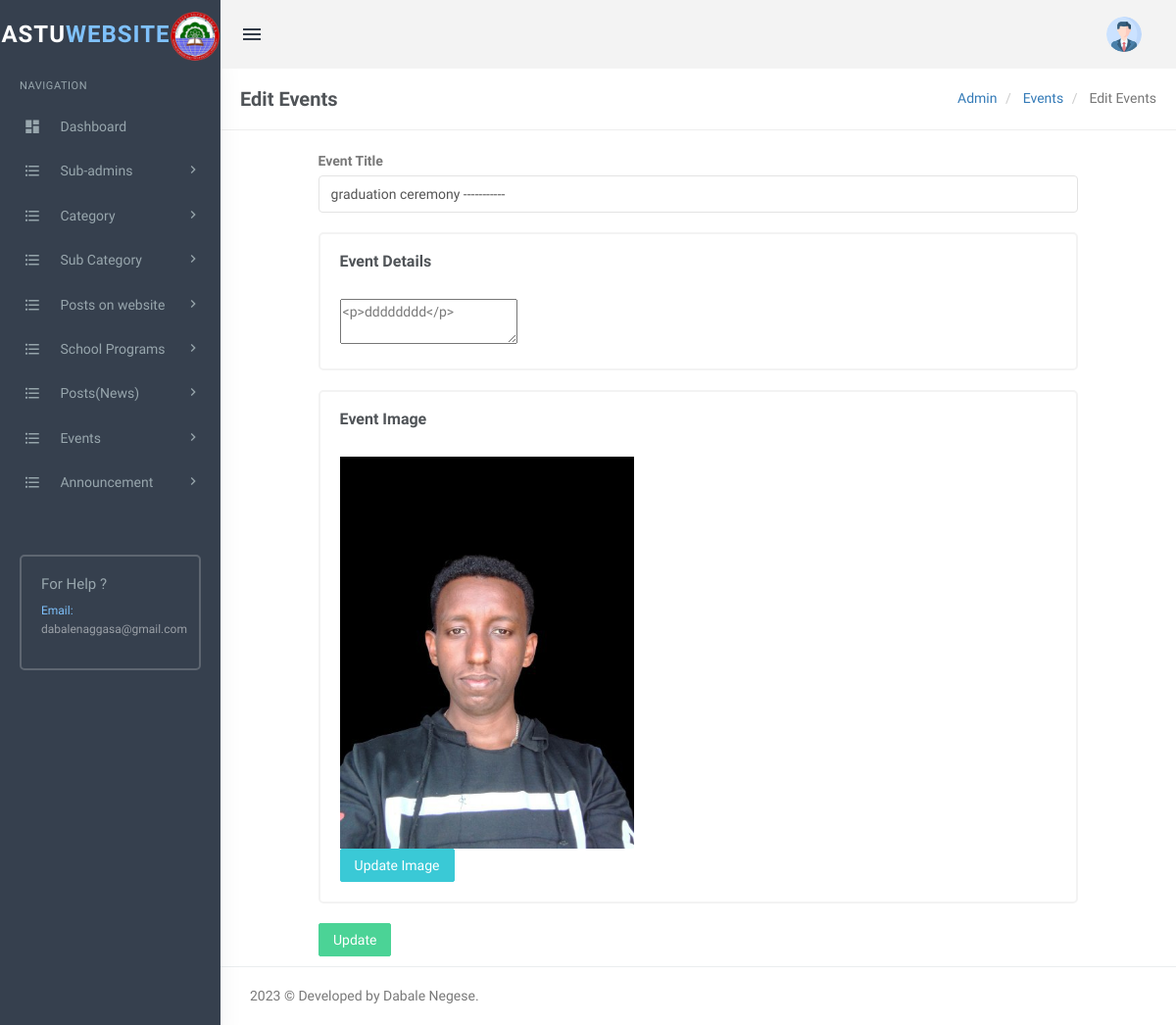
The page /admin/editevent.php?eid=1 (signed in) on the database its author committed.
### tables this page shows
CREATE TABLE `event` (
  `id` int(100) NOT NULL,
  `Title` varchar(500) DEFAULT NULL,
  `PostDetails` longtext DEFAULT NULL,
  `PostingDate` timestamp NULL DEFAULT current_timestamp(),
  `UpdationDate` timestamp NULL DEFAULT NULL ON UPDATE current_timestamp(),
  `Is_Active` int(1) DEFAULT NULL,
  `PostUrl` mediumtext DEFAULT NULL,
  `PostImage` varchar(255) DEFAULT NULL,
  `viewCounter` int(11) DEFAULT NULL,
  `postedevBy` varchar(255) DEFAULT NULL,
  `lastUpdatedBy` varchar(255) DEFAULT NULL
);

### admin/editevent.php (the view, shortened to what this page needs)
<?php
include('includes/config.php');
if(strlen($_SESSION['login'])==0)
  {
header('location:index.php');
}
else{
?>
<!DOCTYPE html>
<html lang="en">
    <head>
        <link href="plugins/summernote/summernote.css" rel="stylesheet" />
        <link href="plugins/select2/css/select2.min.css" rel="stylesheet" type="text/css" />
        <link href="plugins/jquery.filer/css/jquery.filer.css" rel="stylesheet" />
        <link href="plugins/jquery.filer/css/themes/jquery.filer-dragdropbox-theme.css" rel="stylesheet" />
        <link href="assets/css/bootstrap.min.css" rel="stylesheet" type="text/css" />
        <link href="assets/css/core.css" rel="stylesheet" type="text/css" />
        <link href="assets/css/components.css" rel="stylesheet" type="text/css" />
        <link href="assets/css/icons.css" rel="stylesheet" type="text/css" />
        <link href="assets/css/pages.css" rel="stylesheet" type="text/css" />
        <link href="assets/css/menu.css" rel="stylesheet" type="text/css" />
        <link href="assets/css/responsive.css" rel="stylesheet" type="text/css" />
		<link rel="stylesheet" href="plugins/switchery/switchery.min.css">
    </head>
    <body class="fixed-left">
        <div id="wrapper">
           <?php include('includes/topheader.php');?>
             <?php include('includes/leftsidebar.php');?>
            <div class="content-page">
                <div class="content">
                    <div class="container">
                        <div class="row">
							<div class="col-xs-12">
								<div class="page-title-box">
                                    <h4 class="page-title">Edit Events </h4>
                                    <ol class="breadcrumb p-0 m-0">
                                        <li>
                                            <a href="#">Admin</a>
                                        </li>
                                        <li>
                                            <a href="#"> Events </a>
                                        </li>
                                        <li class="active">
                                            Edit Events
                                        </li>
                                    </ol>
                                    <div class="clearfix"></div>
                                </div>
							</div>
						</div>
<div class="row">
<div class="col-sm-6">
</div>
</div>
                        <div class="row">
                            <div class="col-md-10 col-md-offset-1">
                                <div class="p-6">
                                    <div class="">
                                        <form name="addpost" method="post">
                                        <?php
                                           $eventid=intval($_GET['eid']);
                                           $query=mysqli_query($con,"select * from event where id='$eventid'");
                                            while ($row=mysqli_fetch_array($query)) {
                                        ?>
                                        <div class="form-group m-b-20">
                                        <label for="exampleInputEmail1">Event Title</label>
                                        <input type="text" class="form-control" id="etitle" value="<?php echo htmlentities($row['Title']); ?>" name="etitle" placeholder="Enter title" required>
                                        </div>
                                            <div class="row">
                                        <div class="col-sm-12">
                                        <div class="card-box">
                                        <h4 class="m-b-30 m-t-0 header-title"><b>Event Details</b></h4>
                                        <textarea class="summernote" name="edescription" required><?php echo htmlentities($row['PostDetails']);?></textarea>
                                        </div>
                                        </div>
                                        </div>
                                        <div class="row">
                                        <div class="col-sm-12">
                                        <div class="card-box">
                                        <h4 class="m-b-30 m-t-0 header-title"><b>Event Image</b></h4>
                                        <img src="postimages/<?php echo htmlentities($row['PostImage']);?>" width="300"/>
                                        <br />
                                        <a href="changeeventsimage.php?eid=<?php echo htmlentities($row['id']);?>" class="btn btn-info">Update Image</a>
                                        </div>
                                        </div>
                                        </div>
                                        <?php }?>
                                        <button type="submit" name="update" class="btn btn-success waves-effect waves-light">Update </button>
                                    </div>
                                </div>
                            </div>
                        </div>
                    </div>
                </div>
           <?php include('includes/footer.php');?>
            </div>
        </div>
    </body>
</html>
<?php } ?>

### admin/assets/css/core.css (style rules this page uses)
body { font-family: 'Varela Round', sans-serif; margin: 0; padding-bottom: 60px; overflow-x: hidden; color: #797979; }
html { position: relative; min-height: 100%; }
.h1, .h2, .h3, .h4, .h5, .h6, h1, h2, h3, h4, h5, h6 { color: #505458; font-family: 'Hind Madurai', sans-serif; margin: 10px 0; }
* { outline: none !important; }
b, strong { font-weight: 600; font-family: 'Hind Madurai', sans-serif; }
.container { width: auto; }
#wrapper { height: 100%; overflow: hidden; width: 100%; }
.p-0 { padding: 0 !important; }
.m-0 { margin: 0 !important; }
.m-t-0 { margin-top: 0 !important; }
.m-b-20 { margin-bottom: 20px !important; }
.m-b-30 { margin-bottom: 30px !important; }
.card-box { padding: 20px; border: 2px solid #f3f3f3; -webkit-border-radius: 5px; border-radius: 5px; -moz-border-radius: 5px; background-clip: padding-box; margin-bottom: 20px; background-color: #ffffff; }
.row { margin-right: -10px; margin-left: -10px; }
.col-lg-1, .col-lg-10, .col-lg-11, .col-lg-12, .col-lg-2, .col-lg-3, .col-lg-4, .col-lg-5, .col-lg-6, .col-lg-7, .col-lg-8, .col-lg-9, .col-md-1, .col-md-10, .col-md-11, .col-md-12, .col-md-2, .col-md-3, .col-md-4, .col-md-5, .col-md-6, .col-md-7, .col-md-8, .col-md-9, .col-sm-1, .col-sm-10, .col-sm-11, .col-sm-12, .col-sm-2, .col-sm-3, .col-sm-4, .col-sm-5, .col-sm-6, .col-sm-7, .col-sm-8, .col-sm-9, .col-xs-1, .col-xs-10, .col-xs-11, .col-xs-12, .col-xs-2, .col-xs-3, .col-xs-4, .col-xs-5, .col-xs-6, .col-xs-7, .col-xs-8, .col-xs-9 { padding-left: 10px; padding-right: 10px; }
.breadcrumb { background-color: transparent; margin-bottom: 15px; padding-top: 10px; padding-left: 0; }
.waves-effect { position: relative; cursor: pointer; display: inline-block; overflow: hidden; -webkit-user-select: none; -moz-user-select: none; -ms-user-select: none; user-select: none; -webkit-tap-highlight-color: transparent; vertical-align: middle; z-index: 1; will-change: opacity, transform; -webkit-transition: all 0.3s ease-out; -moz-transition: all 0.3s ease-out; -o-transition: all 0.3s ease-out; -ms-transition: all 0.3s ease-out; transition: all 0.3s ease-out; }

### admin/assets/css/menu.css (style rules this page uses)
.content-page { margin-left: 225px; overflow: hidden; }
.content-page .content { padding: 0 5px 10px 5px; margin-top: 70px; }
.page-title { font-size: 20px; margin-bottom: 0; margin-top: 0; font-weight: 600; }
.header-title { font-size: 16px; line-height: 16px; margin-bottom: 8px; font-weight: 600; }
.page-title-box { padding: 20px; border-bottom: 1px solid #eee; margin: 0 -20px 20px -20px; }
.page-title-box .page-title { margin-bottom: 0; float: left; }
.page-title-box .breadcrumb { float: right; background-color: transparent !important; }

### rows shown on the page
event: etitle "graduation ceremony -----------", edescription "<p>dddddddd</p>", PostImage (picture)
